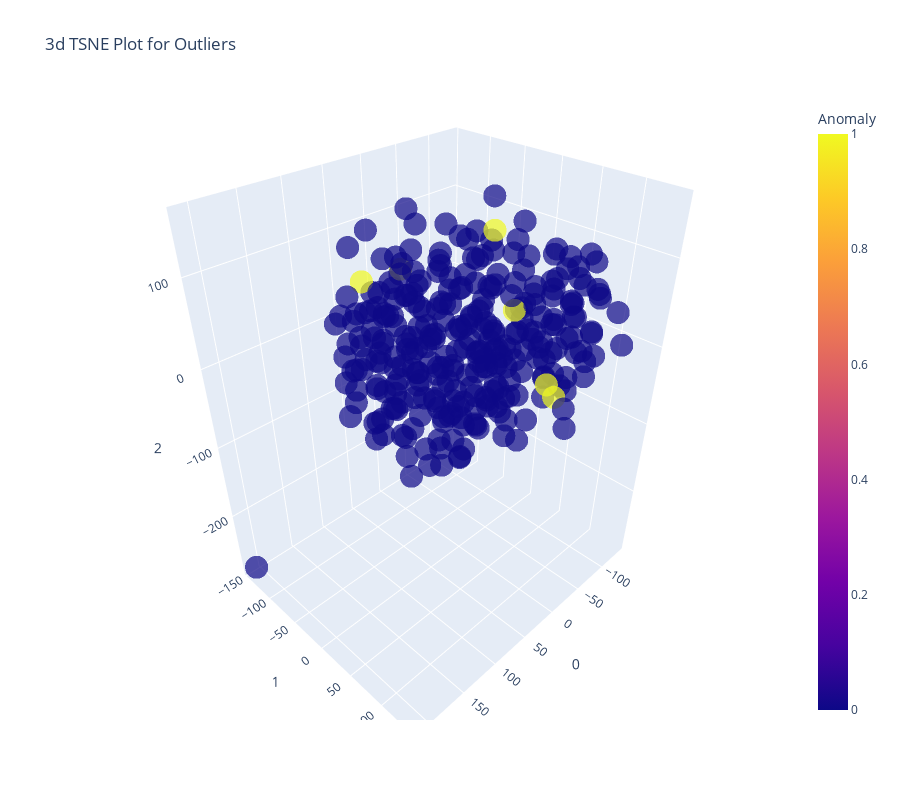

Notebook cell for this chart:
### Markdown cell above
## 2. T-distributed Stochastic Neighbor Embedding Plot
t-SNE is a method to visualize high-dimensional data. A t-distributed stochastic neighbor embedding plot converts similarities between data points to joint probabilities. It minimizes the Kullback-Leibler divergence between the joint probabilities of the low-dimensional subspace and the high-dimensional original data.

### Code cell
model_name = 'lof' # ['abod', 'cluster', 'histogram', 'iforest', 'knn', 'lof', 'pca', 'svm', 'AutoEncoder (AE)', 'DeepSVDD (DeepSVDD)']
outlier_type = "Contextual" # ["Global", "Contextual", "Collective"]
data, anomaly = injectOutlier(df, field, outlier_type, anomaly=100)
pycaret_setup = setup(data, session_id = 100, silent=True)
model = create_model(model_name, fraction=outliers_fraction)
plot_model(model, plot = 'tsne')
print(f"The anomaly is at {anomaly}.")
print(data[95:105])

### Figure 1 — Plotly figure (JSON) as saved in the notebook; plotly's stock layout.template omitted (floating-point values rounded to 4 significant figures; data arrays with more than 128 entries replaced by an {"elided": "..."} marker saying what was removed)
{"data": [{"customdata": {"elided": "296x1 int values"}, "hovertemplate": "0=%{x}<br>1=%{y}<br>2=%{z}<br>Feature=%{customdata[0]}<br>Anomaly=%{marker.color}<extra></extra>", "legendgroup": "", "marker": {"color": {"elided": "296 int values"}, "coloraxis": "coloraxis", "opacity": 0.7, "symbol": "circle"}, "mode": "markers", "name": "", "scene": "scene", "showlegend": false, "type": "scatter3d", "x": {"elided": "296 float values"}, "y": {"elided": "296 float values"}, "z": {"elided": "296 float values"}}], "layout": {"coloraxis": {"colorbar": {"title": {"text": "Anomaly"}}, "colorscale": [[0, "#0d0887"], [0.1111, "#46039f"], [0.2222, "#7201a8"], [0.3333, "#9c179e"], [0.4444, "#bd3786"], [0.5556, "#d8576b"], [0.6667, "#ed7953"], [0.7778, "#fb9f3a"], [0.8889, "#fdca26"], [1, "#f0f921"]]}, "height": 800, "legend": {"tracegroupgap": 0}, "scene": {"domain": {"x": [0, 1], "y": [0, 1]}, "xaxis": {"title": {"text": "0"}}, "yaxis": {"title": {"text": "1"}}, "zaxis": {"title": {"text": "2"}}}, "title": {"text": "3d TSNE Plot for Outliers"}, "width": 900}}
